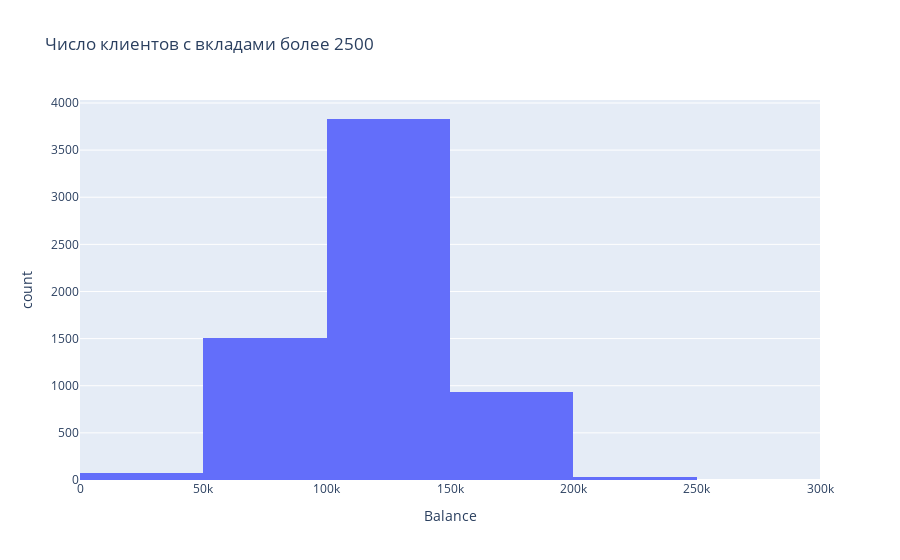

Notebook cell for this chart:
### Markdown cell above
9.2. Постройте график, показывающий распределение баланса пользователей, у которых на счету больше 2 500 долларов. Опишите распределение и сделайте выводы.

### Code cell
fig2 = px.histogram(
    churn_data[churn_data['Balance']>2500],
    x = 'Balance',
    title = 'Число клиентов с вкладами более 2500',
    nbins = 10
)
fig2.show()

### Figure 1 — Plotly figure (JSON) as saved in the notebook; plotly's stock layout.template omitted (floating-point values rounded to 4 significant figures; data arrays with more than 128 entries replaced by an {"elided": "..."} marker saying what was removed)
{"data": [{"alignmentgroup": "True", "bingroup": "x", "hovertemplate": "Balance=%{x}<br>count=%{y}<extra></extra>", "legendgroup": "", "marker": {"color": "#636efa", "pattern": {"shape": ""}}, "name": "", "nbinsx": 10, "offsetgroup": "", "orientation": "v", "showlegend": false, "type": "histogram", "x": {"elided": "6383 float values"}, "xaxis": "x", "yaxis": "y"}], "layout": {"barmode": "relative", "legend": {"tracegroupgap": 0}, "title": {"text": "Число клиентов с вкладами более 2500"}, "xaxis": {"anchor": "y", "domain": [0, 1], "title": {"text": "Balance"}}, "yaxis": {"anchor": "x", "domain": [0, 1], "title": {"text": "count"}}}}
